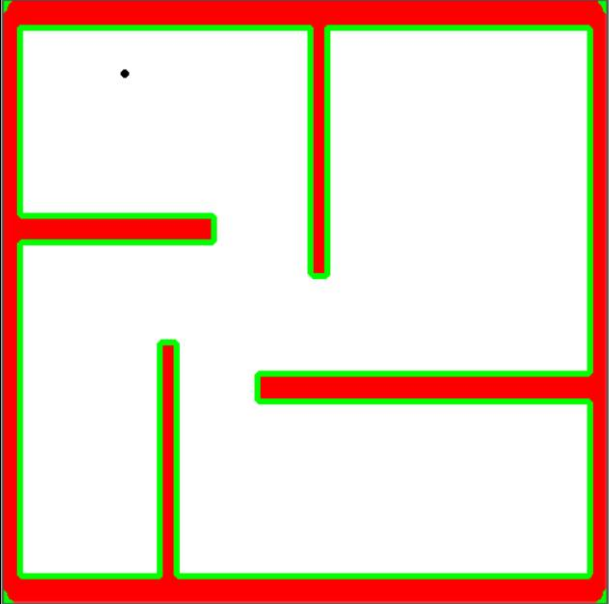
#> input picture Scripts/Games/mapa1.png, 609 x 604 px
$ python circle.py
#> lines starting #> are read from the running program, lines starting #| are printed output that depends on the picture; after the words box and inside, x2 and y2 are one past the last pixel; in counts of white or black regions, pixels touching at a corner belong together
import cv2
import math
import numpy as np
import random
# Importamos la imagen en formato
img0 = cv2.imread('mapa1.png')
#> img0 is the input picture: shape (604, 609, 3); mean B, G, R 194.2, 211.2, 234.4
# Leemos la imagen en binario

img = cv2.imread('mapa1.png',cv2.IMREAD_GRAYSCALE)
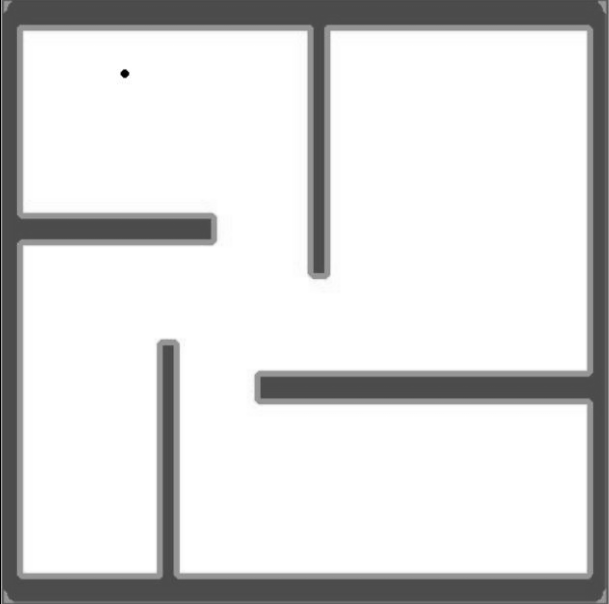
#> img: shape (604, 609); min 0, max 255, mean 216
# Cambiamos el formato a RGB
img2 = cv2.cvtColor(img,cv2.COLOR_BGR2RGB)
#Leemos la imagen en color gris
imgg = cv2.cvtColor(img2,cv2.COLOR_RGB2GRAY)
ret,imgb = cv2.threshold(imgg,127,255,cv2.THRESH_BINARY)
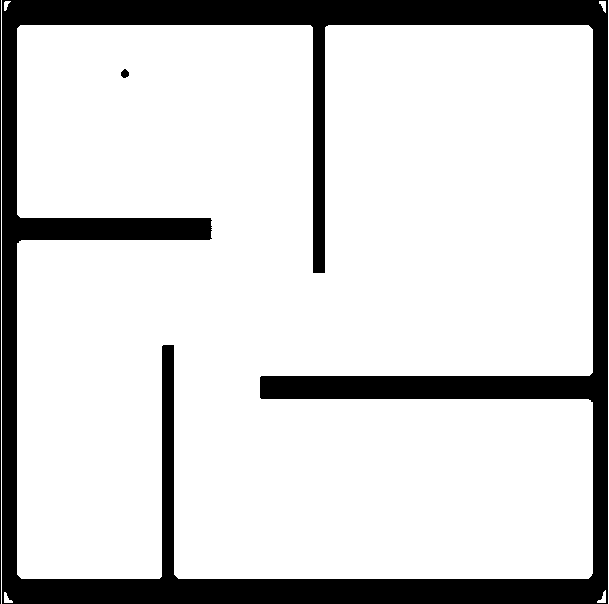
#> imgb: shape (604, 609); 82.3% white; 3 black regions

# Identificamos y dibujamos el cotorno de la pista
contours,hierarchy = cv2.findContours(imgb,cv2.RETR_TREE,cv2.CHAIN_APPROX_NONE)
#> contours = 8 contours, 2 with area under 20; largest, box (x1, y1, x2, y2) and area: (17, 25, 593, 579) 299192, (120, 68, 130, 79) 64, (597, 590, 606, 603) 40, (4, 592, 13, 603) 38, (599, 1, 606, 13) 36, (4, 1, 11, 11) 27
cv2.drawContours(img0,contours,-1,(0,255,0),4)
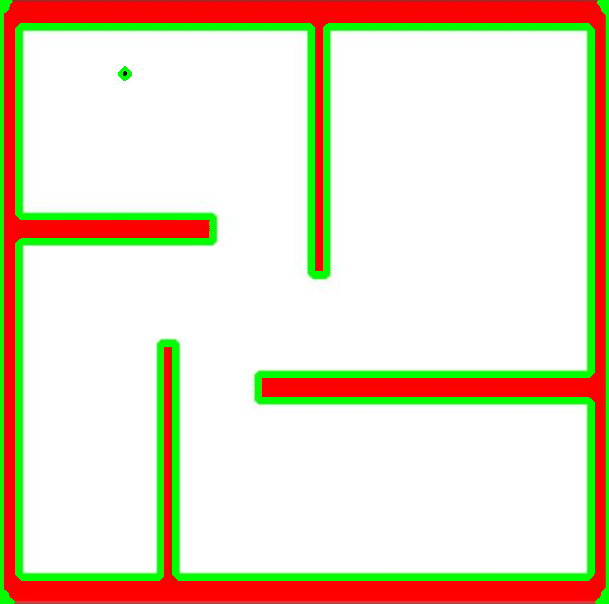
#> img0: shape (604, 609, 3); 6.88% of pixels changed, all inside (x1, y1, x2, y2) = (0, 0, 609, 604)

number = 900
counter = 100
while counter > 0:
	counter-=1
	center_x = random.randint(0,number)
	center_y = random.randint(0,number)
	radius = random.randint(0,number/100)
	circle = cv2.circle(img0, (center_x, center_y), radius,(0,0,0), -1)
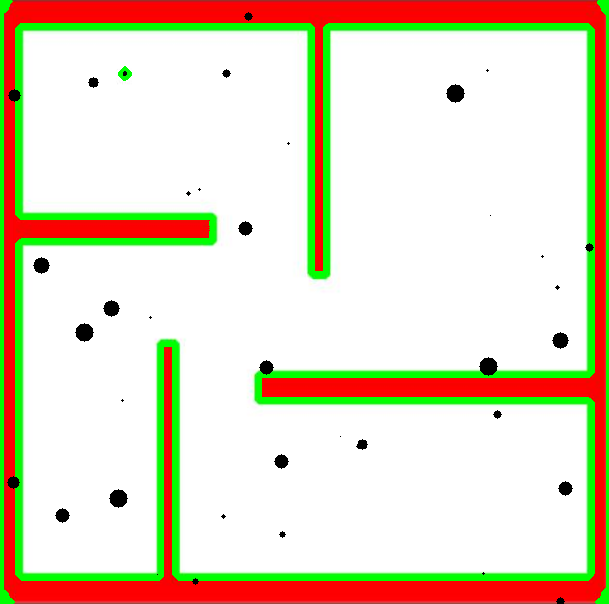
#> img0: shape (604, 609, 3); 0.85% of pixels changed, all inside (x1, y1, x2, y2) = (7, 12, 594, 604)
#> after the loop, counter = 0

cv2.imshow("img",circle)
cv2.waitKey()
cv2.destroyAllWindows()


"""

def main():

    # 1. Create a white background image
    d = 400
    img = np.ones((d, d, 3), np.uint8) * 255

    # 2. Draw filled circles randomly in a loop
    for i in range(0, 100):
        # Random center point
        center_x = np.random.randint(0, high=d)
        center_y = np.random.randint(0, high=d)

        # Random radius and color
        radius = np.random.randint(5, high=d/5)
        color = np.random.randint(0, high=256, size=(3, )).tolist()

        cv2.circle(img, (center_x, center_y), radius, color, -1)

    # 3. Display the result
    cv2.imshow("img", img)
    cv2.waitKey()
    cv2.destroyAllWindows()


if __name__ == '__main__':
    main()
"""
